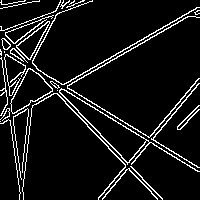
#> input picture dataset/reference_image.png, 200 x 200 px, found by its file name
$ python hybrid_localization.py
#> lines starting #> are read from the running program, lines starting #| are printed output that depends on the picture; after the words box and inside, x2 and y2 are one past the last pixel; in counts of white or black regions, pixels touching at a corner belong together; long printed decimals are rounded
import cv2
import numpy as np
import math


# ==========================
# Load Images
# ==========================

reference = cv2.imread(
    "dataset/reference_image.png",
    0
)
#> reference: shape (200, 200); 8.3% white in thin lines or dots

search = cv2.imread(
    "dataset/search_image.png",
    0
)
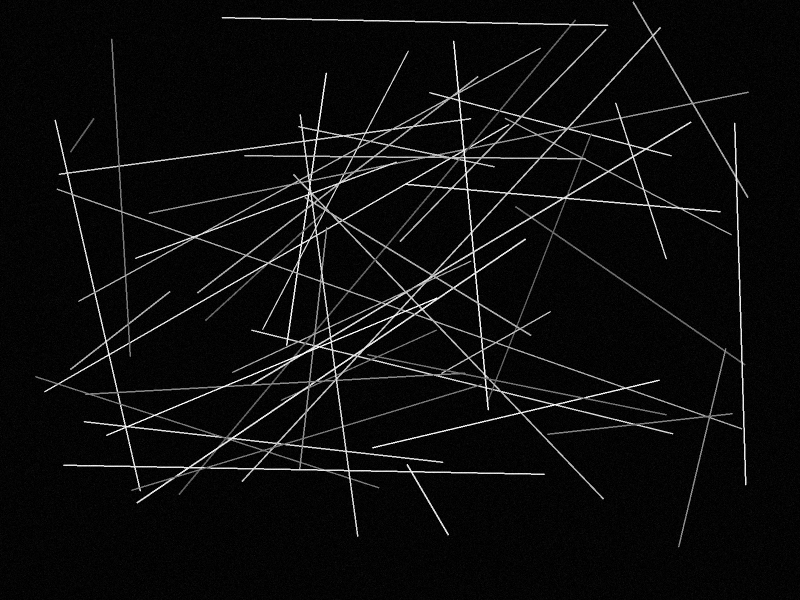
#> input picture dataset/search_image.png, 1600 x 1200 px, found by its file name (shown at 1/2 size)
#> search is the input picture: shape (1200, 1600); min 0, max 255, mean 12.8


if reference is None or search is None:
    print("Images not found!")
    exit()


print("Images loaded successfully!")


# ==========================
# ORB Feature Detection
# ==========================

orb = cv2.ORB_create(
    nfeatures=5000
)


kp1, des1 = orb.detectAndCompute(
    reference,
    None
)
#> kp1 = 499 keypoints; strongest (x, y, size): (146, 140, 31), (52, 89, 31), (148, 136, 31), (62, 89, 31)


kp2, des2 = orb.detectAndCompute(
    search,
    None
)
#> kp2 = 5000 keypoints; strongest (x, y, size): (249, 858, 31), (659, 687, 31), (1301, 415, 31), (834, 610, 31)


if des1 is None or des2 is None:
    print("No features detected!")
    exit()


print("Reference points:", len(kp1))
#| Reference points: 499
print("Search points:", len(kp2))
#| Search points: 5000


# ==========================
# Feature Matching
# ==========================

bf = cv2.BFMatcher(
    cv2.NORM_HAMMING
)


matches = bf.knnMatch(
    des1,
    des2,
    k=2
)
#> matches = 499 matches


good_matches = []


for m, n in matches:

    if m.distance < 0.85 * n.distance:
        good_matches.append(m)
#> after the loop, good_matches = 28 matches


print("Good matches:", len(good_matches))
#| Good matches: 28


if len(good_matches) < 6:
    print("Not enough matches")
    exit()


# ==========================
# Homography Calculation
# ==========================

src_pts = np.float32(
    [
        kp1[m.queryIdx].pt
        for m in good_matches
    ]
).reshape(-1,1,2)
#> src_pts = 28 rows, first 8: [96, 109], [39.6, 45.6], [103.2, 61.2], [84, 72], [82.8, 76.8], [74.4, 81.6], [67.2, 91.2], [42, 96]


dst_pts = np.float32(
    [
        kp2[m.trainIdx].pt
        for m in good_matches
    ]
).reshape(-1,1,2)
#> dst_pts = 28 rows, first 8: [608.4, 462], [688, 358.3], [1327, 499], [1327, 499], [715, 298], [1031, 661], [664, 675], [715, 298]


H, mask = cv2.findHomography(
    src_pts,
    dst_pts,
    cv2.RANSAC,
    5.0
)
#> H = [[4.74, -15.81, 1322.6], [1.78, -5.94, 496.8], [0.00353, -0.0119, 1]]; mask = 28 values, max 1 at index 2, min 0 at index 0, mean 0.321


if H is None:
    print("Homography failed")
    exit()


inliers = np.sum(mask)
#> inliers = 9

print("RANSAC Inliers:", inliers)
#| RANSAC Inliers: 9


# ==========================
# ORB Rough Location
# ==========================

h, w = reference.shape
#> h = 200; w = 200


reference_center = np.float32(
    [
        [
            [w/2, h/2]
        ]
    ]
)
#> reference_center = [[100, 100]]


rough_center = cv2.perspectiveTransform(
    reference_center,
    H
)
#> rough_center = [[1324.2, 499.1]]


rough_x = int(
    rough_center[0][0][0]
)
#> rough_x = 1324

rough_y = int(
    rough_center[0][0][1]
)
#> rough_y = 499


print("--------------------")
print("ORB Rough Center:")
print(rough_x, rough_y)
#| 1324 499
print("--------------------")


# ==========================
# Template Matching Refinement
# ==========================

result = cv2.matchTemplate(
    search,
    reference,
    cv2.TM_CCOEFF_NORMED
)
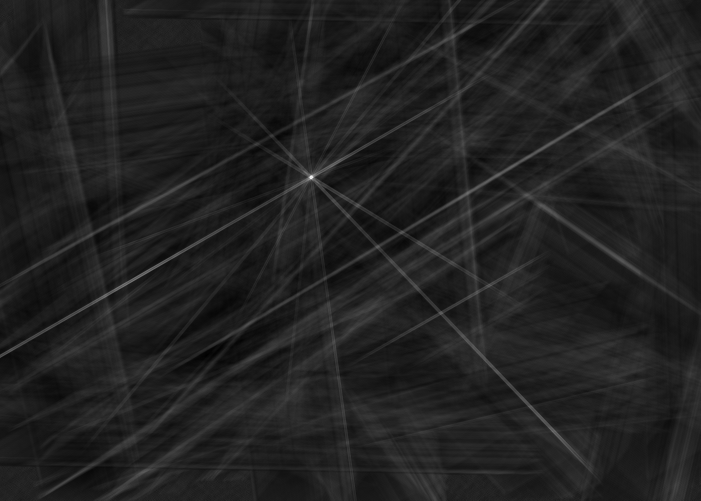
#> result: shape (1001, 1401) float32 (shown at 1/2 size); min -0.0585, max 0.382, mean -0.00027; drawn with min black and max white


min_val, max_val, min_loc, max_loc = cv2.minMaxLoc(
    result
)
#> min_val = -0.0585; max_val = 0.382; min_loc = (413, 711); max_loc = (622, 352)


final_x = max_loc[0] + w//2
#> final_x = 722
final_y = max_loc[1] + h//2
#> final_y = 452


print("--------------------")
print("Final Prediction:")
print(final_x, final_y)
#| 722 452
print("--------------------")


print(
    "Matching Score:",
    max_val
)
#| Matching Score: 0.3824


# ==========================
# Confidence Score
# ==========================

confidence = (
    (inliers / len(good_matches)) * 100
)
#> confidence = 32.14


print("--------------------")
print("Confidence Score:")
print(round(confidence,2), "%")
#| 32.14 %
print("--------------------")


# ==========================
# Navigation Error Calculation
# ==========================

# Ground Truth Coordinate
gt_x = 725
gt_y = 450


navigation_error = math.sqrt(
    (gt_x - final_x)**2 +
    (gt_y - final_y)**2
)
#> navigation_error = 3.61


print("--------------------")
print("Ground Truth:")
print(gt_x, gt_y)

print("--------------------")
print("Navigation Error:")
print(round(navigation_error,2), "pixels")
#| 3.61 pixels

print("--------------------")


# ==========================
# Visualization
# ==========================


output = cv2.cvtColor(
    search,
    cv2.COLOR_GRAY2BGR
)


# Draw center point

cv2.circle(
    output,
    (final_x, final_y),
    10,
    (0,0,255),
    -1
)
#> output: shape (1200, 1600, 3); 0.02% of pixels changed, all inside (x1, y1, x2, y2) = (712, 442, 733, 463)


# Draw bounding box

cv2.rectangle(
    output,
    (
        final_x-50,
        final_y-50
    ),
    (
        final_x+50,
        final_y+50
    ),
    (0,255,0),
    3
)


# Coordinate text

coordinate_text = (
    f"X:{final_x} Y:{final_y}"
)
#> coordinate_text = 'X:722 Y:452'


cv2.putText(
    output,
    coordinate_text,
    (
        final_x-100,
        final_y-70
    ),
    cv2.FONT_HERSHEY_SIMPLEX,
    1,
    (255,255,255),
    2
)


# Score text

score_text = (
    f"Score:{max_val:.2f}"
)
#> score_text = 'Score:0.38'


cv2.putText(
    output,
    score_text,
    (50,50),
    cv2.FONT_HERSHEY_SIMPLEX,
    1,
    (255,255,255),
    2
)


# Confidence text

conf_text = (
    f"Confidence:{confidence:.1f}%"
)
#> conf_text = 'Confidence:32.1%'


cv2.putText(
    output,
    conf_text,
    (50,90),
    cv2.FONT_HERSHEY_SIMPLEX,
    1,
    (255,255,255),
    2
)
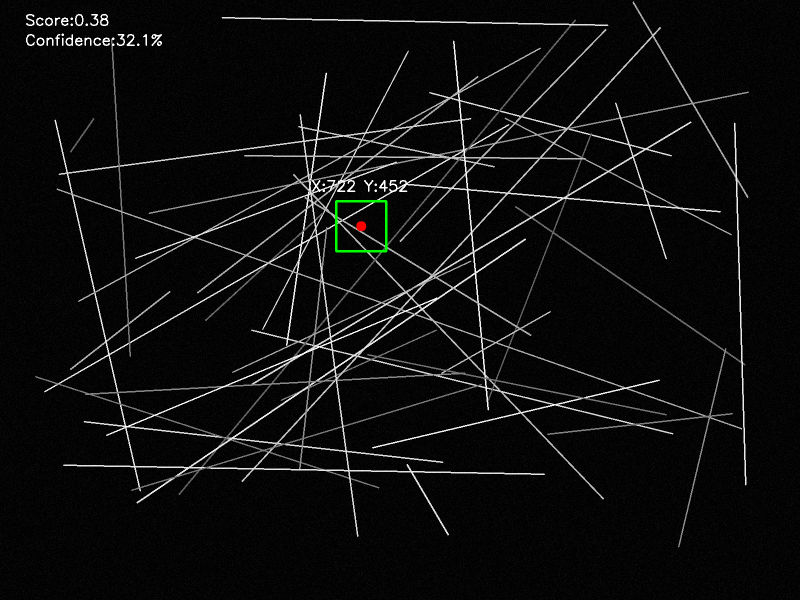
#> output: shape (1200, 1600, 3) (shown at 1/2 size); mean B, G, R 13.3, 13.6, 13.4


# Save result

cv2.imwrite(
    "dataset/hybrid_result.png",
    output
)


print("--------------------")
print("Saved:")
print("dataset/hybrid_result.png")
print("--------------------")
